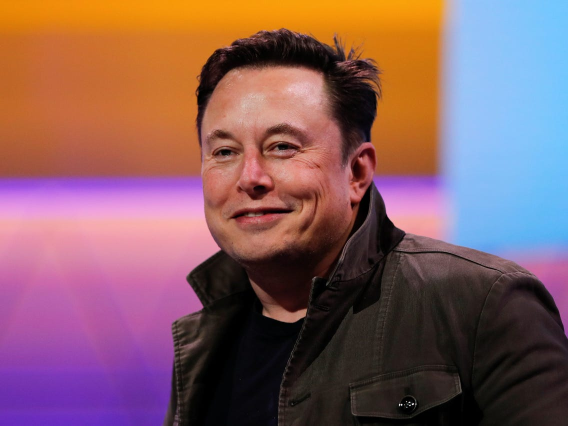
#> input picture elon musk.png, 1136 x 852 px (shown at 1/2 size)
$ python -i ImageOptimization.py   (imports and definitions only)
#> lines starting #> are read from the running program, lines starting #| are printed output that depends on the picture
import io
import cv2
from PIL import Image, ImageFile
# import tensorflow as tf


import tensorflow.compat.v1 as tf
# [1 line not run here, left out]
from tensorflow.python.platform import gfile

import numpy as np
import os
import pickle
import pandas as pd
import sys
import math
import multiprocessing as mp
import json
import requests
ImageFile.LOAD_TRUNCATED_IMAGES = True
cores = mp.cpu_count()

WORK_DIR = '/content/drive/My Drive/Projects/FR/1/'
MODEL_DIR = '/content/drive/My Drive/Courses/Machine Learning Lab/'

#****************************
#*******FACE DETECTION*******
#****************************
# TENSORFLOW FACE MODEL DETECTION MODEL FILE
PATH_TO_FACE_DETECTION_MODEL = MODEL_DIR + 'frozen_inference_graph_face.pb'
# List of the strings that is used to add correct label for each box.
PATH_TO_LABELS = 'face_label_map.pbtxt'
# Haar cascade file path
CASCADE_FILE_PATH = MODEL_DIR + 'haarcascade_frontalface_default.xml'
# Face Detection Confidence
FACE_DETECTION_CONFIDENCE = 0.50
# Number of classes
NUM_CLASSES = 2
# FRACTION OF GPU MEMORY TO USE FOR DETECTION
FRACTION_GPU_MEMORY_DETECTION = 0.45
#******************************
#*******FACE RECOGNITION*******
#******************************
# PATH TO FACE ENCODINGS FILE
PATH_TO_FACE_ENCODINGS_FILE = MODEL_DIR + 'encodings.pickle'
# TENSORFLOW FACE MODEL RECOGNITION MODEL FILE
PATH_TO_FACE_RECOGNITION_MODEL = MODEL_DIR + '20170512-110547.pb'
# FRACTION OF GPU MEMORY TO USE FOR RECOGNITION
FRACTION_GPU_MEMORY_RECOGNITION = 0.45
# FACE RECOGNITION DISTANCE THRESHOLD
DISTANCE_THRESHOLD = 1
# Face recognition percentage threshold
PERCENTGE_THRESHOLD = 70
# Input Image Size
INPUT_IMAGE_SIZE = 160
# minimum face width and height
MIN_FACE_SIZE = 40
# BLURR THRESHOLD
BLURR_THRESHOLD = 100
# known person list for validation
KNOWN_PERSONS_VALIDATION = []

class ImageOptimization(object):
    def __init__(self):
        super(ImageOptimization, self).__init__()

    # for illumination correction use this function on cropped face image
    def apply_clahe(self, frame):
        clahe = cv2.createCLAHE(clipLimit=2.0, tileGridSize=(4, 4))
        lab_img = cv2.cvtColor(frame, cv2.COLOR_BGR2Lab)
        lab = cv2.split(lab_img)
        lab[0] = clahe.apply(lab[0])
        _lab_img = cv2.merge(lab)
        rgb_img = cv2.cvtColor(_lab_img, cv2.COLOR_Lab2RGB)
        bgr_img = cv2.cvtColor(_lab_img, cv2.COLOR_Lab2BGR)
        # return bgr image
        return bgr_img

    # use this function to apply clache to cropped
    def apply_clahe_face(self, img, mtcnn_face):
        # mtcnn_face = mtcnn_faces[0] # x1,y1,x2,y2
        x1, y1, x2, y2 = mtcnn_face
        h, w = img.shape[:2]
        h_face = y2 - y1
        w_face = x2 - x1
        del_w = int(0.1 * float(w_face))
        del_h = int(0.1 * float(h_face))
        _x1 = max(0, x1 - del_w)
        _x2 = min(w - 1, x2 + del_w)
        _y1 = max(0, y1 - del_h)
        _y2 = min(h - 1, y2 + del_h)
        face = img[_y1:_y2, _x1:_x2]
        clahe_face = self.apply_clahe(face)
        clahe_img = img.copy()
        clahe_img[_y1:_y2, _x1:_x2] = clahe_face
        return clahe_img

    # this function applies 2D rotation
    def align_face_eyes(self, img, eyes):
        # angle between eyes
        dY = eyes[1][1] - eyes[0][1]
        dX = eyes[1][0] - eyes[0][0]
        angle = -np.degrees(np.arctan2(dY, dX))
        face_aligned_img = rotate_bound(img.copy(), angle)
        return face_aligned_img

    # for image brightness adjustment
    def adjust_gamma(self, img, gamma=1.0):
        """
        :param img  : give an input image
        :param gamma: desired gamma value
        :return LUt : look-up-table for pixel wise gamma correction
        """
        inv_gamma = 1.0 / gamma
        # building a lookup table
        table = np.array([((i / 255.0) ** inv_gamma) * 255 for i in np.arange(0, 255)]).astype('uint8')
        # applying gamma correction using lookup table
        return cv2.LUT(img, table)

>>> import cv2
>>> picture = cv2.imread('../elon musk.png', cv2.IMREAD_GRAYSCALE)
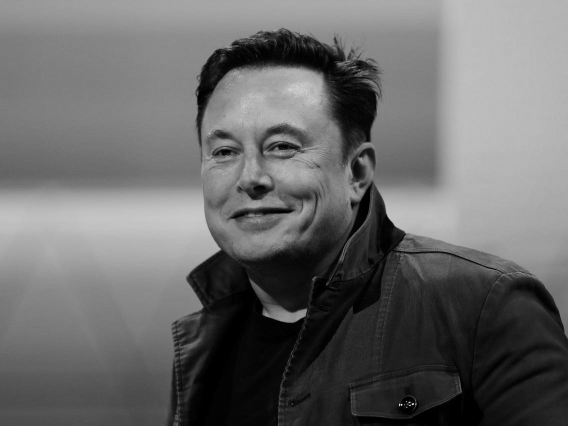
#> picture: shape (852, 1136) (shown at 1/2 size); min 0, max 255, mean 105.2
#> (the run stopped early here; a loop or call above may not have finished)

$ run again, on elonmusk2.png
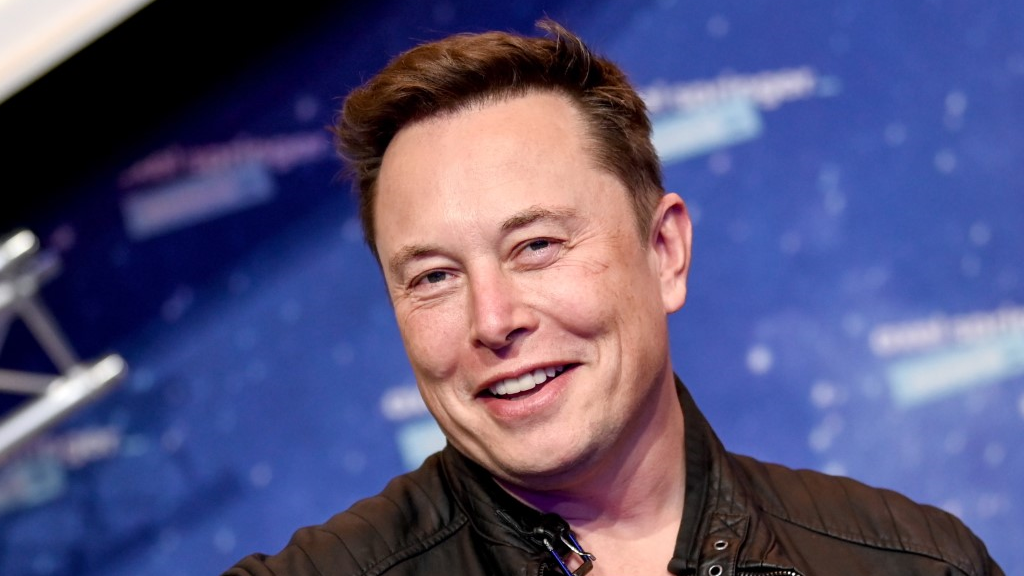
#> input picture elonmusk2.png, 1024 x 576 px
#> `picture = cv2.imread('../elon musk.png', cv2.IMREAD_GRAYSCALE)`:
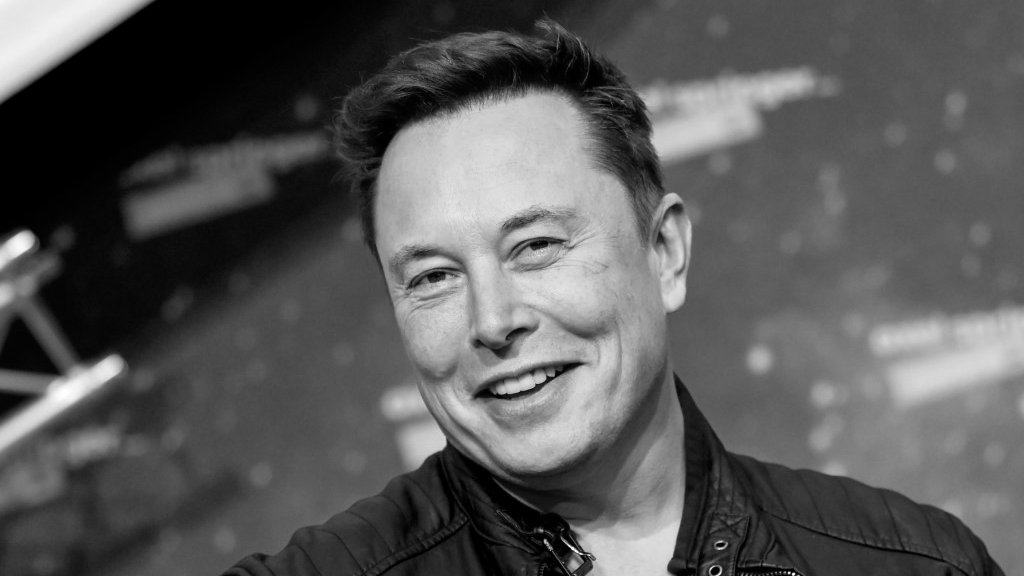
#> picture: shape (576, 1024); min 0, max 255, mean 88
